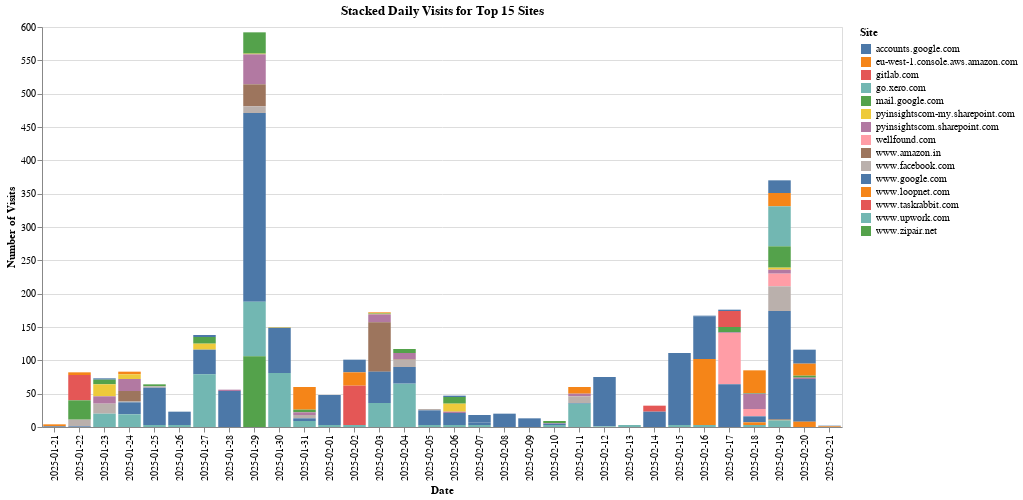

The code cell stored with this chart in its notebook:
### Code cell
def plot_daily_visits_stacked_bar(df, top_n=15):
    # Convert datetime columns
    df['eventtimeutc'] = pd.to_datetime(df['eventtimeutc'], errors='coerce')
    df['eventtime'] = pd.to_datetime(df['eventtime'], errors='coerce')

    # Drop rows with invalid datetime values
    df = df.dropna(subset=['eventtimeutc', 'eventtime'])

    # Ensure the 'base_url' column exists
    if 'base_url' not in df.columns:
        raise KeyError("The 'base_url' column is missing in the DataFrame.")

    # Get the top N base URLs
    top_base_urls = df['base_url'].value_counts().head(top_n).index.tolist()

    # Aggregate visits by date and base URL, and filter for top URLs
    daily_visits = (
        df[df['base_url'].isin(top_base_urls)]
        .groupby([df['eventtimeutc'].dt.date, 'base_url'])
        .size()
        .reset_index(name='visits')
    )

    # Convert date to string for better axis labeling
    daily_visits['eventtimeutc'] = daily_visits['eventtimeutc'].astype(str)
    # Save chart for powerbi as csv
    daily_visits.to_csv('daily_visits.csv', index=False)

    # Create the stacked bar chart
    chart = alt.Chart(daily_visits).mark_bar().encode(
        x=alt.X('eventtimeutc:N', title='Date'),
        y=alt.Y('visits:Q', title='Number of Visits'),
        color=alt.Color('base_url:N', title='Site'),
        tooltip=['eventtimeutc', 'base_url', 'visits']
    ).properties(
        title=f'Stacked Daily Visits for Top {top_n} Sites',
        width=800,
        height=400
    ).interactive()

    return chart

# Call the function
chart = plot_daily_visits_stacked_bar(df)
display(chart)

### Figure 1 — Vega-Lite specification as saved in the notebook (floating-point values rounded to 4 significant figures; data arrays with more than 128 entries replaced by an {"elided": "..."} marker saying what was removed)
{"config": {"view": {"continuousWidth": 300, "continuousHeight": 300}}, "data": {"name": "data-451dcb287923318d4a8b33570b2bd3d9"}, "mark": {"type": "bar"}, "encoding": {"color": {"field": "base_url", "title": "Site", "type": "nominal"}, "tooltip": [{"field": "eventtimeutc", "type": "nominal"}, {"field": "base_url", "type": "nominal"}, {"field": "visits", "type": "quantitative"}], "x": {"field": "eventtimeutc", "title": "Date", "type": "nominal"}, "y": {"field": "visits", "title": "Number of Visits", "type": "quantitative"}}, "height": 400, "params": [{"name": "param_2", "select": {"type": "interval", "encodings": ["x", "y"]}, "bind": "scales"}], "title": "Stacked Daily Visits for Top 15 Sites", "width": 800, "$schema": "https://vega.github.io/schema/vega-lite/v5.8.0.json", "datasets": {"data-451dcb287923318d4a8b33570b2bd3d9": {"elided": "135 records"}}}
